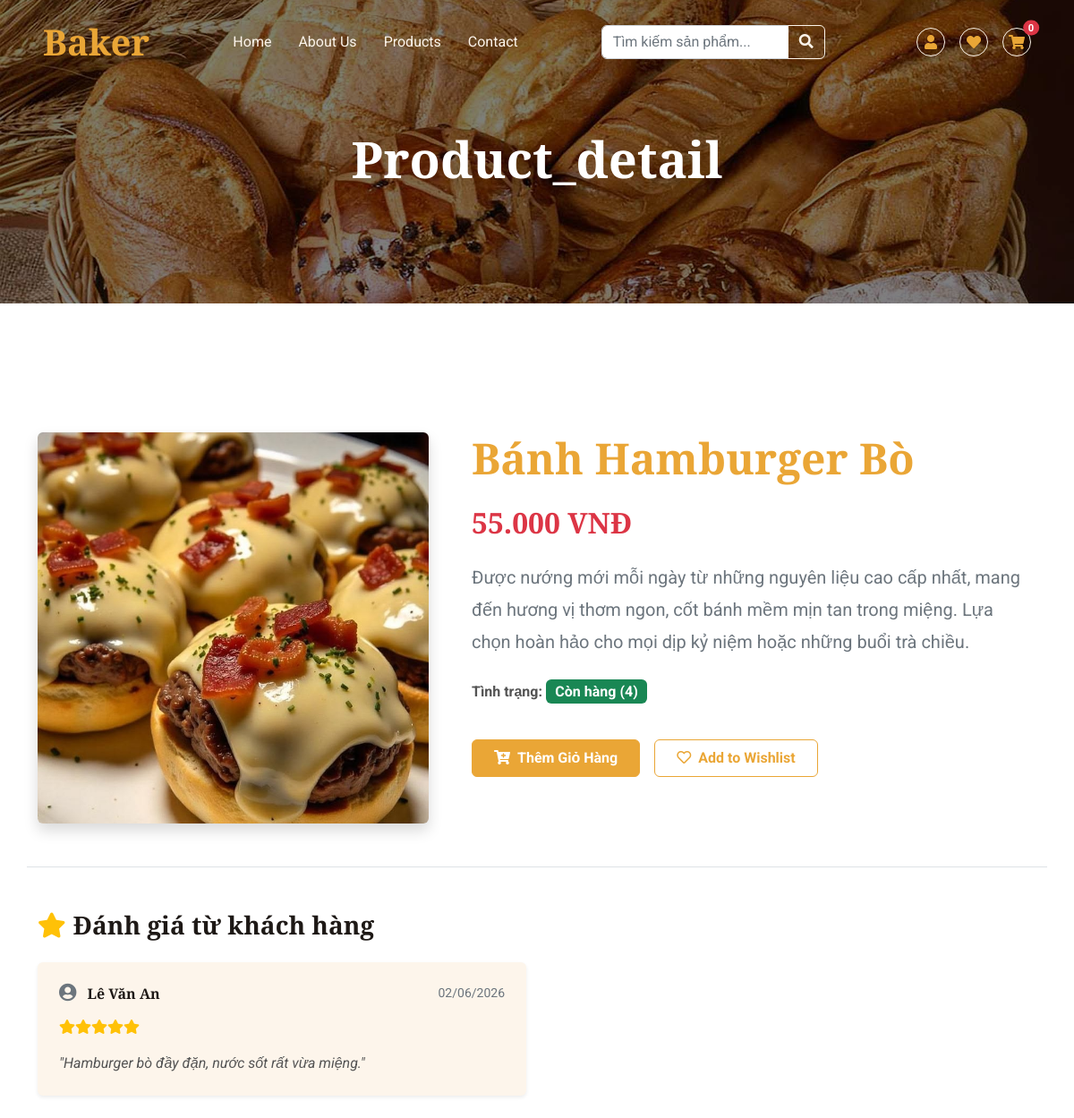
Page /index.php?page=product_detail&id=24 (upper part) on the earlier database version.
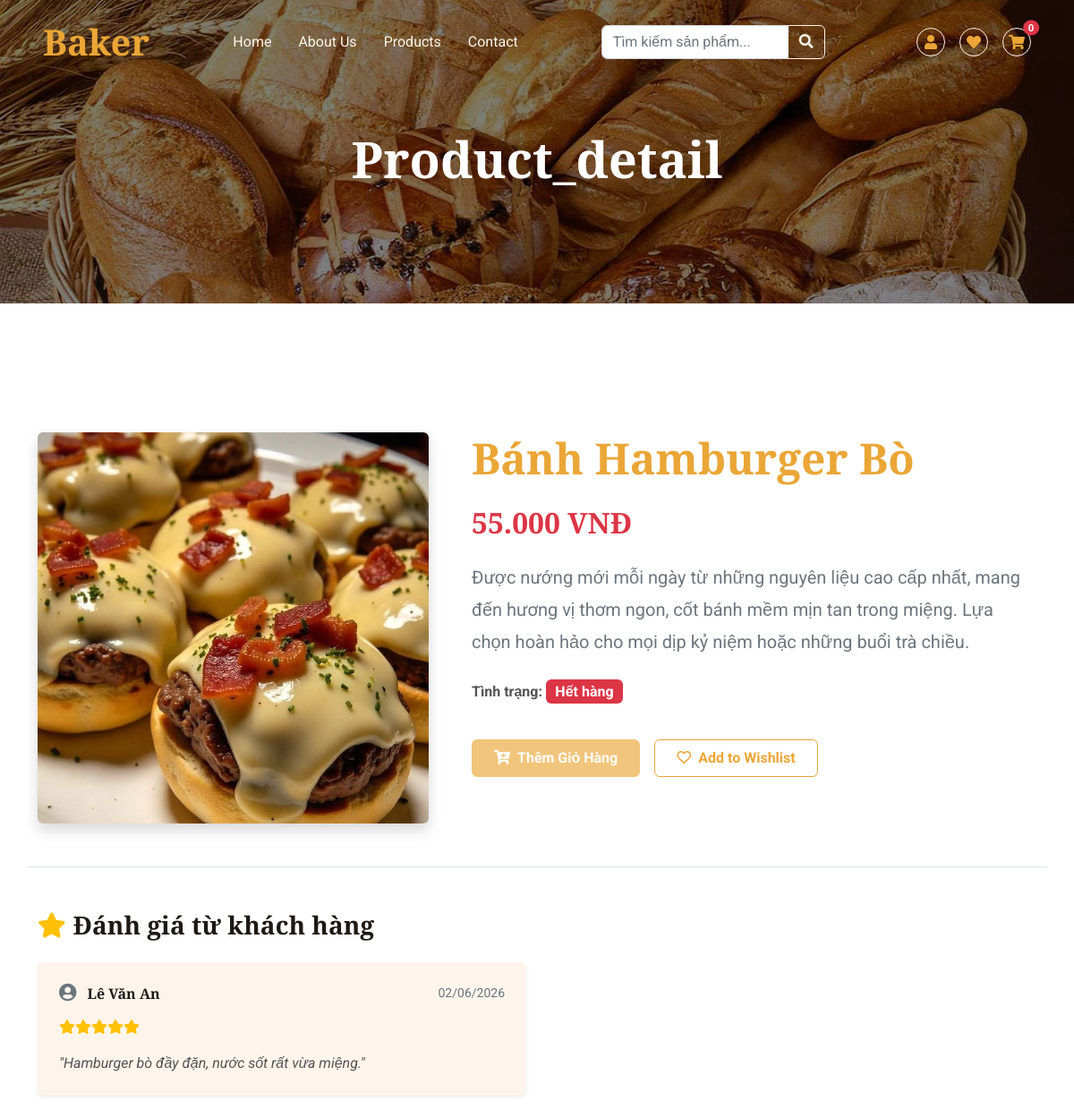
Same page on the later database version.
### tables this page shows
CREATE TABLE `products` (
  `product_id` int(11) NOT NULL,
  `category_id` int(11) DEFAULT NULL,
  `product_name` varchar(255) NOT NULL,
  `price` decimal(10,2) UNSIGNED NOT NULL,
  `description` text DEFAULT NULL,
  `stock_quantity` int(10) UNSIGNED NOT NULL DEFAULT 0,
  `image` varchar(255) NOT NULL,
  `status` tinyint(1) DEFAULT 1
);

### views/product_detail.php (the view, shortened to what the changed rows need)
<?php
$db = Database::getInstance();
$id = isset($_GET['id']) ? (int)$_GET['id'] : 0;
$query = mysqli_query($db, "SELECT * FROM products WHERE product_id = '$id'");
$product = mysqli_fetch_assoc($query);
$p_name = $product['product_name'] ?? 'Bánh ngon';
$p_price = $product['price'] ?? 0;
$p_img = $product['image'] ?? 'default.jpg';
$p_stock = $product['stock_quantity'] ?? 0;
$p_desc = $product['description'] ?? 'Chưa có mô tả chi tiết cho sản phẩm này.';
$is_favorite = false;
$heart_icon = $is_favorite ? 'fas fa-heart' : 'far fa-heart';
$btn_text = $is_favorite ? 'Favorited' : 'Add to Wishlist';
$sql_reviews = "SELECT r.*, c.full_name
                FROM reviews r
                JOIN customers c ON r.account_id = c.customer_id
                WHERE r.product_id = '$id' AND r.status = 1
                ORDER BY r.created_at DESC";
$reviews_list = mysqli_query($db, $sql_reviews);
include 'header.php';
?>
<div class="container-xxl py-5">
    <div class="container">
        <div class="row g-5">
            <div class="col-lg-5 wow fadeIn" data-wow-delay="0.1s">
                <img class="img-fluid rounded shadow" src="assets/img/<?php echo $p_img; ?>" alt="<?php echo $p_name; ?>" style="width: 100%; object-fit: cover; aspect-ratio: 1/1;" onerror="this.onerror=null; this.src='https://placehold.co/500x500?text=No+Image';">
            </div>
            <div class="col-lg-7 wow fadeIn" data-wow-delay="0.5s">
                <h1 class="display-5 mb-4 text-primary"><?php echo $p_name; ?></h1>
                <h2 class="text-danger mb-4"><?php echo number_format($p_price, 0, ',', '.'); ?> VNĐ</h2>
                <p class="mb-4 fs-5 text-muted" style="line-height: 1.8;">
                    <?php echo nl2br($p_desc); ?>
                </p>
                <p class="mb-4"><strong>Tình trạng:</strong>
                    <?php if ($p_stock > 0): ?>
                        <span class="badge bg-success fs-6">Còn hàng (<?php echo $p_stock; ?>)</span>
                    <?php else: ?>
                        <span class="badge bg-danger fs-6">Hết hàng</span>
                    <?php endif; ?>
                </p>
                <div class="d-flex align-items-center mb-4 pt-3">
                    <div class="d-flex me-3">
                        <button type="button" class="btn btn-primary py-2 px-4 fw-bold" onclick="addToCart(event, <?php echo $id; ?>)" <?php echo ($p_stock <= 0) ? 'disabled' : ''; ?>>
                            <i class="fa fa-cart-plus me-2"></i>Thêm Giỏ Hàng
                        </button>
                    </div>
                    <a href="javascript:void(0);" onclick="toggleFavorite(event, <?php echo $id; ?>, this)" class="btn btn-outline-primary py-2 px-4 fw-bold">
                        <i class="<?php echo $heart_icon; ?> me-2"></i><span class="fav-text"><?php echo $btn_text; ?></span>
                    </a>
                </div>
            </div>
        </div>
        <div class="row mt-5 pt-5 border-top wow fadeInUp" data-wow-delay="0.1s">
            <div class="col-12">
                <h3 class="fw-bold mb-4 text-dark"><i class="fas fa-star me-2 text-warning"></i>Đánh giá từ khách hàng</h3>
                <?php if ($reviews_list && mysqli_num_rows($reviews_list) > 0): ?>
                    <div class="row">
                        <?php while ($rev = mysqli_fetch_assoc($reviews_list)): ?>
                            <div class="col-md-6 mb-4">
                                <div class="card border-0 shadow-sm rounded-3 h-100 bg-light">
                                    <div class="card-body p-4">
                                        <div class="d-flex justify-content-between align-items-center mb-3">
                                            <h6 class="fw-bold text-dark mb-0">
                                                <i class="fas fa-user-circle text-muted me-2 fs-5"></i>
                                                <?php echo htmlspecialchars($rev['full_name']); ?>
                                            </h6>
                                            <small class="text-muted">
                                                <?php echo date('d/m/Y', strtotime($rev['created_at'])); ?>
                                            </small>
                                        </div>
                                        <div class="text-warning mb-3" style="font-size: 1rem;">
                                            <?php
                                            $rating = (int)$rev['rating'];
                                            for ($i = 1; $i <= 5; $i++) {
                                                if ($i <= $rating) {
                                                    echo '<i class="fas fa-star"></i>';
                                                } else {
                                                    echo '<i class="far fa-star"></i>';
                                                }
                                            }
                                            ?>
                                        </div>
                                        <p class="mb-0 text-secondary" style="font-style: italic;">
                                            "<?php echo nl2br(htmlspecialchars($rev['comment'])); ?>"
                                        </p>
                                    </div>
                                </div>
                            </div>
                        <?php endwhile; ?>
                    </div>
                <?php endif; ?>
            </div>
        </div>
        </div>
</div>
<?php include 'footer.php'; ?>

Differences in the rows shown:
changed products "Bánh Hamburger Bò": stock_quantity "4" → (not shown)
Other differences:
text no longer shown: "Còn hàng ( )"
text now shown: "Hết hàng"
